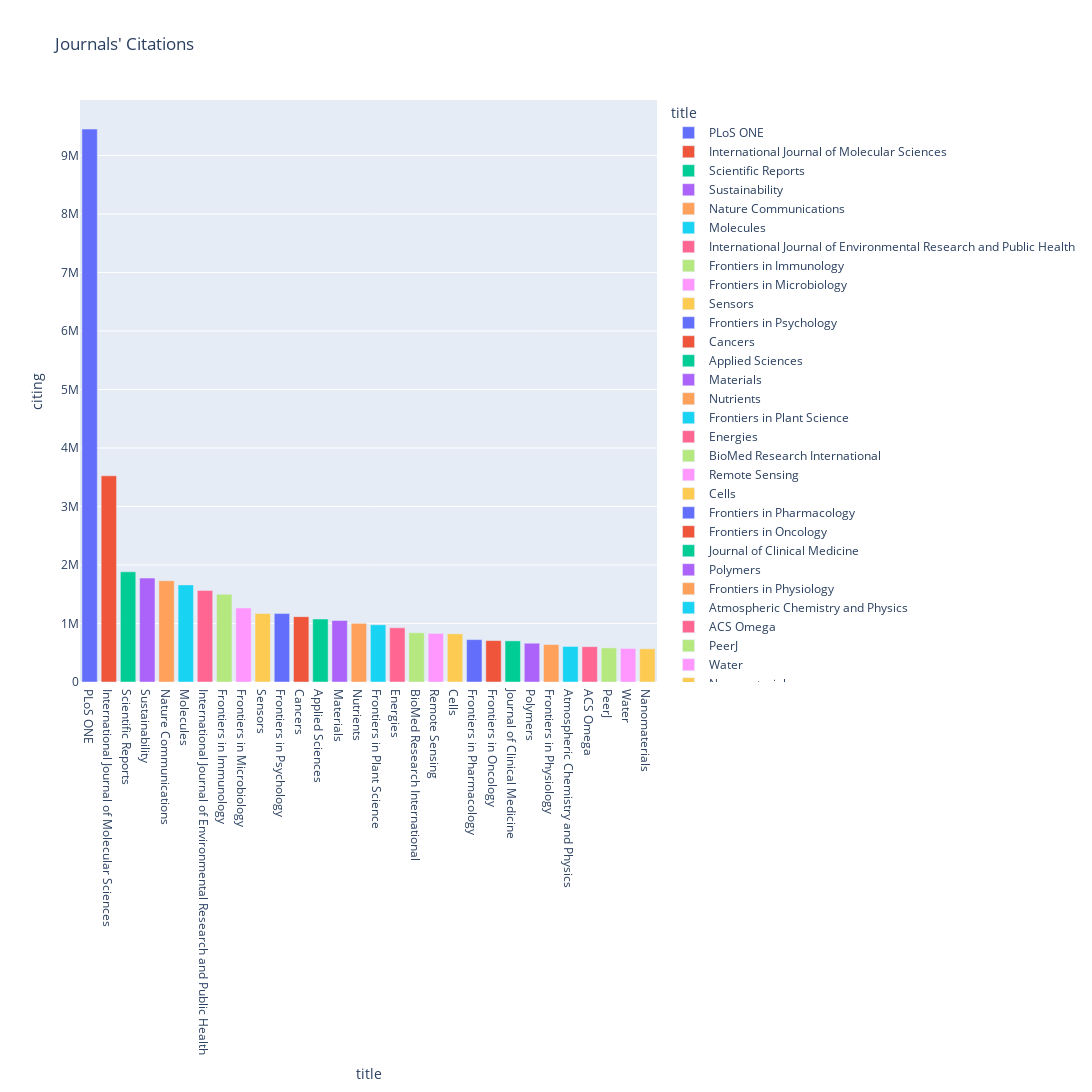

The notebook cell saved with this chart:
### Markdown cell above
General plots for the 30 most citing, cited, open citing and open cited journals:

### Code cell
df_sorted_by_citing = full_df.sort_values('citing', ascending=False).reset_index()
plot_sorted_by_citing = px.bar(df_sorted_by_citing.iloc[:30,:], x='title', y='citing',
             hover_data=['citing'], color='title',
             title="Journals' Citations", height=1200, width=1200)
plot_sorted_by_citing.show()

### Figure 1 — Plotly figure (JSON) as saved in the notebook; plotly's stock layout.template omitted (floating-point values rounded to 4 significant figures)
{"data": [{"alignmentgroup": "True", "hovertemplate": "title=%{x}<br>citing=%{y}<extra></extra>", "legendgroup": "PLoS ONE", "marker": {"color": "#636efa", "pattern": {"shape": ""}}, "name": "PLoS ONE", "offsetgroup": "PLoS ONE", "orientation": "v", "showlegend": true, "textposition": "auto", "type": "bar", "x": ["PLoS ONE"], "xaxis": "x", "y": [9450129], "yaxis": "y"}, {"alignmentgroup": "True", "hovertemplate": "title=%{x}<br>citing=%{y}<extra></extra>", "legendgroup": "International Journal of Molecular Sciences", "marker": {"color": "#EF553B", "pattern": {"shape": ""}}, "name": "International Journal of Molecular Sciences", "offsetgroup": "International Journal of Molecular Sciences", "orientation": "v", "showlegend": true, "textposition": "auto", "type": "bar", "x": ["International Journal of Molecular Sciences"], "xaxis": "x", "y": [3524355], "yaxis": "y"}, {"alignmentgroup": "True", "hovertemplate": "title=%{x}<br>citing=%{y}<extra></extra>", "legendgroup": "Scientific Reports", "marker": {"color": "#00cc96", "pattern": {"shape": ""}}, "name": "Scientific Reports", "offsetgroup": "Scientific Reports", "orientation": "v", "showlegend": true, "textposition": "auto", "type": "bar", "x": ["Scientific Reports"], "xaxis": "x", "y": [1882967], "yaxis": "y"}, {"alignmentgroup": "True", "hovertemplate": "title=%{x}<br>citing=%{y}<extra></extra>", "legendgroup": "Sustainability", "marker": {"color": "#ab63fa", "pattern": {"shape": ""}}, "name": "Sustainability", "offsetgroup": "Sustainability", "orientation": "v", "showlegend": true, "textposition": "auto", "type": "bar", "x": ["Sustainability"], "xaxis": "x", "y": [1776121], "yaxis": "y"}, {"alignmentgroup": "True", "hovertemplate": "title=%{x}<br>citing=%{y}<extra></extra>", "legendgroup": "Nature Communications", "marker": {"color": "#FFA15A", "pattern": {"shape": ""}}, "name": "Nature Communications", "offsetgroup": "Nature Communications", "orientation": "v", "showlegend": true, "textposition": "auto", "type": "bar", "x": ["Nature Communications"], "xaxis": "x", "y": [1730563], "yaxis": "y"}, {"alignmentgroup": "True", "hovertemplate": "title=%{x}<br>citing=%{y}<extra></extra>", "legendgroup": "Molecules", "marker": {"color": "#19d3f3", "pattern": {"shape": ""}}, "name": "Molecules", "offsetgroup": "Molecules", "orientation": "v", "showlegend": true, "textposition": "auto", "type": "bar", "x": ["Molecules"], "xaxis": "x", "y": [1660000], "yaxis": "y"}, {"alignmentgroup": "True", "hovertemplate": "title=%{x}<br>citing=%{y}<extra></extra>", "legendgroup": "International Journal of Environmental Research and Public Health", "marker": {"color": "#FF6692", "pattern": {"shape": ""}}, "name": "International Journal of Environmental Research and Public Health", "offsetgroup": "International Journal of Environmental Research and Public Health", "orientation": "v", "showlegend": true, "textposition": "auto", "type": "bar", "x": ["International Journal of Environmental Research and Public Health"], "xaxis": "x", "y": [1565855], "yaxis": "y"}, {"alignmentgroup": "True", "hovertemplate": "title=%{x}<br>citing=%{y}<extra></extra>", "legendgroup": "Frontiers in Immunology", "marker": {"color": "#B6E880", "pattern": {"shape": ""}}, "name": "Frontiers in Immunology", "offsetgroup": "Frontiers in Immunology", "orientation": "v", "showlegend": true, "textposition": "auto", "type": "bar", "x": ["Frontiers in Immunology"], "xaxis": "x", "y": [1499385], "yaxis": "y"}, {"alignmentgroup": "True", "hovertemplate": "title=%{x}<br>citing=%{y}<extra></extra>", "legendgroup": "Frontiers in Microbiology", "marker": {"color": "#FF97FF", "pattern": {"shape": ""}}, "name": "Frontiers in Microbiology", "offsetgroup": "Frontiers in Microbiology", "orientation": "v", "showlegend": true, "textposition": "auto", "type": "bar", "x": ["Frontiers in Microbiology"], "xaxis": "x", "y": [1264777], "yaxis": "y"}, {"alignmentgroup": "True", "hovertemplate": "title=%{x}<br>citing=%{y}<extra></extra>", "legendgroup": "Sensors", "marker": {"color": "#FECB52", "pattern": {"shape": ""}}, "name": "Sensors", "offsetgroup": "Sensors", "orientation": "v", "showlegend": true, "textposition": "auto", "type": "bar", "x": ["Sensors"], "xaxis": "x", "y": [1169834], "yaxis": "y"}, {"alignmentgroup": "True", "hovertemplate": "title=%{x}<br>citing=%{y}<extra></extra>", "legendgroup": "Frontiers in Psychology", "marker": {"color": "#636efa", "pattern": {"shape": ""}}, "name": "Frontiers in Psychology", "offsetgroup": "Frontiers in Psychology", "orientation": "v", "showlegend": true, "textposition": "auto", "type": "bar", "x": ["Frontiers in Psychology"], "xaxis": "x", "y": [1169597], "yaxis": "y"}, {"alignmentgroup": "True", "hovertemplate": "title=%{x}<br>citing=%{y}<extra></extra>", "legendgroup": "Cancers", "marker": {"color": "#EF553B", "pattern": {"shape": ""}}, "name": "Cancers", "offsetgroup": "Cancers", "orientation": "v", "showlegend": true, "textposition": "auto", "type": "bar", "x": ["Cancers"], "xaxis": "x", "y": [1117380], "yaxis": "y"}, {"alignmentgroup": "True", "hovertemplate": "title=%{x}<br>citing=%{y}<extra></extra>", "legendgroup": "Applied Sciences", "marker": {"color": "#00cc96", "pattern": {"shape": ""}}, "name": "Applied Sciences", "offsetgroup": "Applied Sciences", "orientation": "v", "showlegend": true, "textposition": "auto", "type": "bar", "x": ["Applied Sciences"], "xaxis": "x", "y": [1076285], "yaxis": "y"}, {"alignmentgroup": "True", "hovertemplate": "title=%{x}<br>citing=%{y}<extra></extra>", "legendgroup": "Materials", "marker": {"color": "#ab63fa", "pattern": {"shape": ""}}, "name": "Materials", "offsetgroup": "Materials", "orientation": "v", "showlegend": true, "textposition": "auto", "type": "bar", "x": ["Materials"], "xaxis": "x", "y": [1051332], "yaxis": "y"}, {"alignmentgroup": "True", "hovertemplate": "title=%{x}<br>citing=%{y}<extra></extra>", "legendgroup": "Nutrients", "marker": {"color": "#FFA15A", "pattern": {"shape": ""}}, "name": "Nutrients", "offsetgroup": "Nutrients", "orientation": "v", "showlegend": true, "textposition": "auto", "type": "bar", "x": ["Nutrients"], "xaxis": "x", "y": [1002691], "yaxis": "y"}, {"alignmentgroup": "True", "hovertemplate": "title=%{x}<br>citing=%{y}<extra></extra>", "legendgroup": "Frontiers in Plant Science", "marker": {"color": "#19d3f3", "pattern": {"shape": ""}}, "name": "Frontiers in Plant Science", "offsetgroup": "Frontiers in Plant Science", "orientation": "v", "showlegend": true, "textposition": "auto", "type": "bar", "x": ["Frontiers in Plant Science"], "xaxis": "x", "y": [977541], "yaxis": "y"}, {"alignmentgroup": "True", "hovertemplate": "title=%{x}<br>citing=%{y}<extra></extra>", "legendgroup": "Energies", "marker": {"color": "#FF6692", "pattern": {"shape": ""}}, "name": "Energies", "offsetgroup": "Energies", "orientation": "v", "showlegend": true, "textposition": "auto", "type": "bar", "x": ["Energies"], "xaxis": "x", "y": [926081], "yaxis": "y"}, {"alignmentgroup": "True", "hovertemplate": "title=%{x}<br>citing=%{y}<extra></extra>", "legendgroup": "BioMed Research International", "marker": {"color": "#B6E880", "pattern": {"shape": ""}}, "name": "BioMed Research International", "offsetgroup": "BioMed Research International", "orientation": "v", "showlegend": true, "textposition": "auto", "type": "bar", "x": ["BioMed Research International"], "xaxis": "x", "y": [842338], "yaxis": "y"}, {"alignmentgroup": "True", "hovertemplate": "title=%{x}<br>citing=%{y}<extra></extra>", "legendgroup": "Remote Sensing", "marker": {"color": "#FF97FF", "pattern": {"shape": ""}}, "name": "Remote Sensing", "offsetgroup": "Remote Sensing", "orientation": "v", "showlegend": true, "textposition": "auto", "type": "bar", "x": ["Remote Sensing"], "xaxis": "x", "y": [830125], "yaxis": "y"}, {"alignmentgroup": "True", "hovertemplate": "title=%{x}<br>citing=%{y}<extra></extra>", "legendgroup": "Cells", "marker": {"color": "#FECB52", "pattern": {"shape": ""}}, "name": "Cells", "offsetgroup": "Cells", "orientation": "v", "showlegend": true, "textposition": "auto", "type": "bar", "x": ["Cells"], "xaxis": "x", "y": [823550], "yaxis": "y"}, {"alignmentgroup": "True", "hovertemplate": "title=%{x}<br>citing=%{y}<extra></extra>", "legendgroup": "Frontiers in Pharmacology", "marker": {"color": "#636efa", "pattern": {"shape": ""}}, "name": "Frontiers in Pharmacology", "offsetgroup": "Frontiers in Pharmacology", "orientation": "v", "showlegend": true, "textposition": "auto", "type": "bar", "x": ["Frontiers in Pharmacology"], "xaxis": "x", "y": [724553], "yaxis": "y"}, {"alignmentgroup": "True", "hovertemplate": "title=%{x}<br>citing=%{y}<extra></extra>", "legendgroup": "Frontiers in Oncology", "marker": {"color": "#EF553B", "pattern": {"shape": ""}}, "name": "Frontiers in Oncology", "offsetgroup": "Frontiers in Oncology", "orientation": "v", "showlegend": true, "textposition": "auto", "type": "bar", "x": ["Frontiers in Oncology"], "xaxis": "x", "y": [708065], "yaxis": "y"}, {"alignmentgroup": "True", "hovertemplate": "title=%{x}<br>citing=%{y}<extra></extra>", "legendgroup": "Journal of Clinical Medicine", "marker": {"color": "#00cc96", "pattern": {"shape": ""}}, "name": "Journal of Clinical Medicine", "offsetgroup": "Journal of Clinical Medicine", "orientation": "v", "showlegend": true, "textposition": "auto", "type": "bar", "x": ["Journal of Clinical Medicine"], "xaxis": "x", "y": [702958], "yaxis": "y"}, {"alignmentgroup": "True", "hovertemplate": "title=%{x}<br>citing=%{y}<extra></extra>", "legendgroup": "Polymers", "marker": {"color": "#ab63fa", "pattern": {"shape": ""}}, "name": "Polymers", "offsetgroup": "Polymers", "orientation": "v", "showlegend": true, "textposition": "auto", "type": "bar", "x": ["Polymers"], "xaxis": "x", "y": [663004], "yaxis": "y"}, {"alignmentgroup": "True", "hovertemplate": "title=%{x}<br>citing=%{y}<extra></extra>", "legendgroup": "Frontiers in Physiology", "marker": {"color": "#FFA15A", "pattern": {"shape": ""}}, "name": "Frontiers in Physiology", "offsetgroup": "Frontiers in Physiology", "orientation": "v", "showlegend": true, "textposition": "auto", "type": "bar", "x": ["Frontiers in Physiology"], "xaxis": "x", "y": [640662], "yaxis": "y"}, {"alignmentgroup": "True", "hovertemplate": "title=%{x}<br>citing=%{y}<extra></extra>", "legendgroup": "Atmospheric Chemistry and Physics", "marker": {"color": "#19d3f3", "pattern": {"shape": ""}}, "name": "Atmospheric Chemistry and Physics", "offsetgroup": "Atmospheric Chemistry and Physics", "orientation": "v", "showlegend": true, "textposition": "auto", "type": "bar", "x": ["Atmospheric Chemistry and Physics"], "xaxis": "x", "y": [607692], "yaxis": "y"}, {"alignmentgroup": "True", "hovertemplate": "title=%{x}<br>citing=%{y}<extra></extra>", "legendgroup": "ACS Omega", "marker": {"color": "#FF6692", "pattern": {"shape": ""}}, "name": "ACS Omega", "offsetgroup": "ACS Omega", "orientation": "v", "showlegend": true, "textposition": "auto", "type": "bar", "x": ["ACS Omega"], "xaxis": "x", "y": [603415], "yaxis": "y"}, {"alignmentgroup": "True", "hovertemplate": "title=%{x}<br>citing=%{y}<extra></extra>", "legendgroup": "PeerJ", "marker": {"color": "#B6E880", "pattern": {"shape": ""}}, "name": "PeerJ", "offsetgroup": "PeerJ", "orientation": "v", "showlegend": true, "textposition": "auto", "type": "bar", "x": ["PeerJ"], "xaxis": "x", "y": [583009], "yaxis": "y"}, {"alignmentgroup": "True", "hovertemplate": "title=%{x}<br>citing=%{y}<extra></extra>", "legendgroup": "Water", "marker": {"color": "#FF97FF", "pattern": {"shape": ""}}, "name": "Water", "offsetgroup": "Water", "orientation": "v", "showlegend": true, "textposition": "auto", "type": "bar", "x": ["Water"], "xaxis": "x", "y": [572668], "yaxis": "y"}, {"alignmentgroup": "True", "hovertemplate": "title=%{x}<br>citing=%{y}<extra></extra>", "legendgroup": "Nanomaterials", "marker": {"color": "#FECB52", "pattern": {"shape": ""}}, "name": "Nanomaterials", "offsetgroup": "Nanomaterials", "orientation": "v", "showlegend": true, "textposition": "auto", "type": "bar", "x": ["Nanomaterials"], "xaxis": "x", "y": [567631], "yaxis": "y"}], "layout": {"barmode": "relative", "height": 1200, "legend": {"title": {"text": "title"}, "tracegroupgap": 0}, "title": {"text": "Journals' Citations"}, "width": 1200, "xaxis": {"anchor": "y", "autorange": true, "categoryarray": ["PLoS ONE", "International Journal of Molecular Sciences", "Scientific Reports", "Sustainability", "Nature Communications", "Molecules", "International Journal of Environmental Research and Public Health", "Frontiers in Immunology", "Frontiers in Microbiology", "Sensors", "Frontiers in Psychology", "Cancers", "Applied Sciences", "Materials", "Nutrients", "Frontiers in Plant Science", "Energies", "BioMed Research International", "Remote Sensing", "Cells", "Frontiers in Pharmacology", "Frontiers in Oncology", "Journal of Clinical Medicine", "Polymers", "Frontiers in Physiology", "Atmospheric Chemistry and Physics", "ACS Omega", "PeerJ", "Water", "Nanomaterials"], "categoryorder": "array", "domain": [0, 1], "range": [-0.5, 29.5], "title": {"text": "title"}, "type": "category"}, "yaxis": {"anchor": "x", "autorange": true, "domain": [0, 1], "range": [0, 9948000.0], "title": {"text": "citing"}, "type": "linear"}}}
